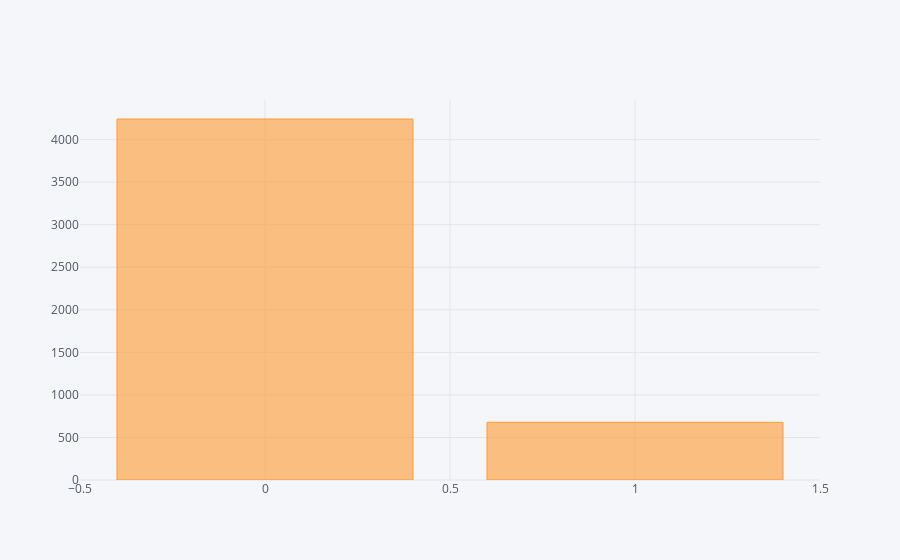

The notebook cell this image was saved under:
### Code cell
itch.iplot(kind='bar',x='index')

### Figure 1 — Plotly figure (JSON) as saved in the notebook; plotly's stock layout.template omitted (floating-point values rounded to 4 significant figures)
{"data": [{"marker": {"color": "rgba(255, 153, 51, 0.6)", "line": {"color": "rgba(255, 153, 51, 1.0)", "width": 1}}, "name": "itching", "orientation": "v", "text": "", "type": "bar", "uid": "2bd1072d-c131-47e1-a64e-ccf0f9225215", "x": [0, 1], "y": [4242, 678]}], "layout": {"legend": {"bgcolor": "#F5F6F9", "font": {"color": "#4D5663"}}, "paper_bgcolor": "#F5F6F9", "plot_bgcolor": "#F5F6F9", "title": {"font": {"color": "#4D5663"}}, "xaxis": {"gridcolor": "#E1E5ED", "showgrid": true, "tickfont": {"color": "#4D5663"}, "title": {"font": {"color": "#4D5663"}, "text": ""}, "zerolinecolor": "#E1E5ED"}, "yaxis": {"gridcolor": "#E1E5ED", "showgrid": true, "tickfont": {"color": "#4D5663"}, "title": {"font": {"color": "#4D5663"}, "text": ""}, "zerolinecolor": "#E1E5ED"}}}
